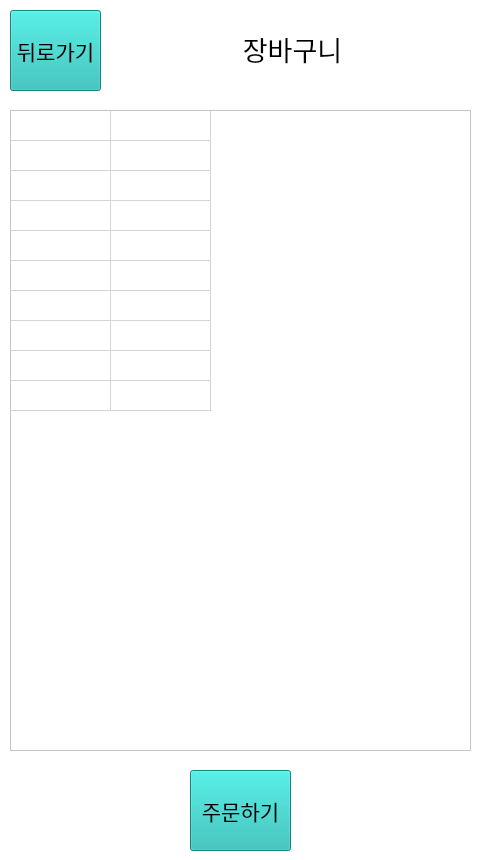
   <widget class="QWidget" name="page05_shop">
    <property name="styleSheet">
     <string notr="true">background-color: rgb(255, 255, 255);</string>
    </property>
    <widget class="QTableWidget" name="basket_tableWidget">
     <property name="geometry">
      <rect>
       <x>10</x>
       <y>110</y>
       <width>461</width>
       <height>641</height>
      </rect>
     </property>
     <property name="focusPolicy">
      <enum>Qt::NoFocus</enum>
     </property>
     <property name="editTriggers">
      <set>QAbstractItemView::NoEditTriggers</set>
     </property>
     <property name="selectionMode">
      <enum>QAbstractItemView::ExtendedSelection</enum>
     </property>
     <property name="rowCount">
      <number>10</number>
     </property>
     <property name="columnCount">
      <number>2</number>
     </property>
     <attribute name="horizontalHeaderVisible">
      <bool>false</bool>
     </attribute>
     <attribute name="verticalHeaderVisible">
      <bool>false</bool>
     </attribute>
     <row/>
     <row/>
     <row/>
     <row/>
     <row/>
     <row/>
     <row/>
     <row/>
     <row/>
     <row/>
     <column/>
     <column/>
    </widget>
    <widget class="QLabel" name="basket_lbl">
     <property name="geometry">
      <rect>
       <x>117</x>
       <y>10</y>
       <width>351</width>
       <height>78</height>
      </rect>
     </property>
     <property name="font">
      <font>
       <family>나눔스퀘어</family>
       <pointsize>20</pointsize>
      </font>
     </property>
     <property name="text">
      <string>장바구니</string>
     </property>
     <property name="alignment">
      <set>Qt::AlignCenter</set>
     </property>
    </widget>
    <widget class="QPushButton" name="basket_back_pbtn">
     <property name="geometry">
      <rect>
       <x>10</x>
       <y>10</y>
       <width>91</width>
       <height>81</height>
      </rect>
     </property>
     <property name="font">
      <font>
       <family>나눔스퀘어</family>
       <pointsize>16</pointsize>
      </font>
     </property>
     <property name="styleSheet">
      <string notr="true">background-color: rgb(30, 186, 180);</string>
     </property>
     <property name="text">
      <string>뒤로가기</string>
     </property>
    </widget>
    <widget class="QPushButton" name="bakset_order_pbtn">
     <property name="geometry">
      <rect>
       <x>190</x>
       <y>770</y>
       <width>101</width>
       <height>81</height>
      </rect>
     </property>
     <property name="font">
      <font>
       <family>나눔스퀘어</family>
       <pointsize>16</pointsize>
      </font>
     </property>
     <property name="styleSheet">
      <string notr="true">background-color: rgb(30, 186, 180);</string>
     </property>
     <property name="text">
      <string>주문하기</string>
     </property>
    </widget>
   </widget>
